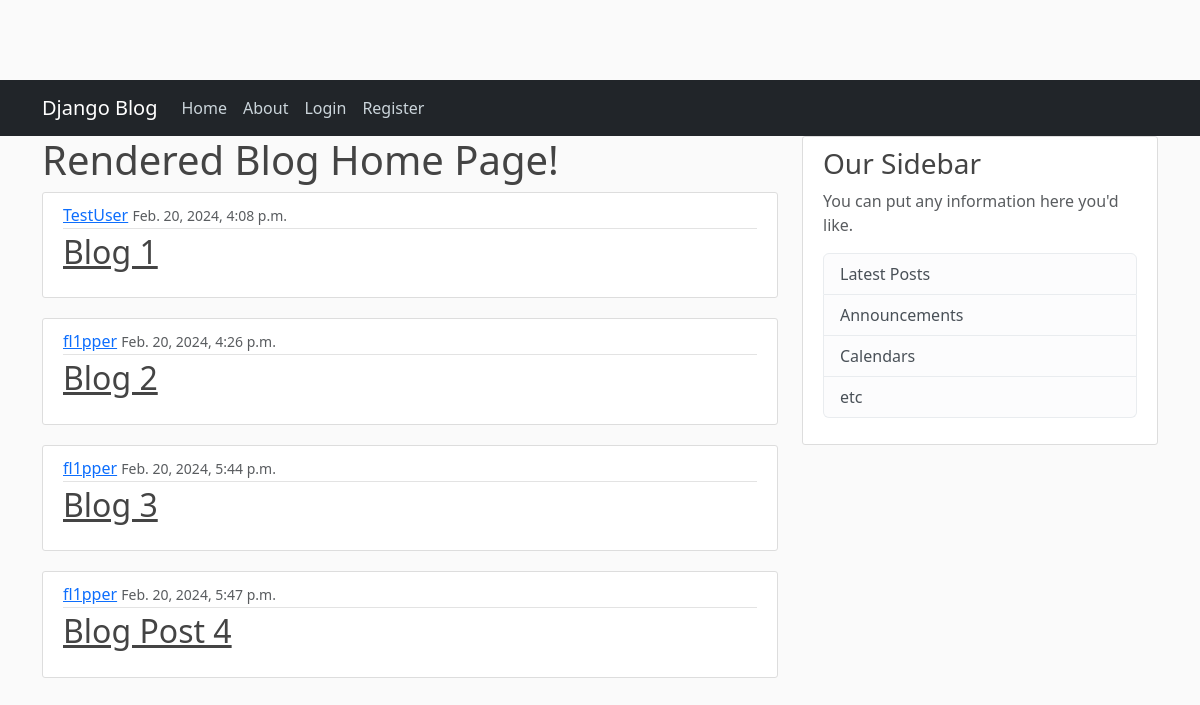
The page / on the database its author committed.
### blog/models.py (models this page shows, shortened)
class Post(models.Model):
    title = models.CharField(max_length = 100)
    post = models.TextField()
    date_posted = models.DateTimeField(default=timezone.now)    # auto_now=True (can be used for last modified); auto_now_add=True (can be used here but we won't be able to change this data in future)
    author = models.ForeignKey(User, on_delete=models.CASCADE)  # if a user is deleted, then delete the corresponding many posts (1-to-many relationship) using CASCADE

### blog/views.py (the view)
# urls.py: path("", views.rendered_home, name="blog-home"),
def rendered_home(request):
    context = {"posts": Post.objects.all()}
    return render(request, 'blog/home.html', context)

### blog/templates/blog/home.html (shortened to what this page needs)
{% extends "blog/base.html" %}
{% block content %}
    <h1>Rendered Blog Home Page!</h1>
    {% for post in posts %}
    <article class="media content-section">
        <div class="media-body">
          <div class="article-metadata">
            <a class="mr-2" href="#">{{ post.author }}</a>
            <small class="text-muted">{{ post.date_posted }}</small>
          </div>
          <h2><a class="article-title" href="#">{{ post.title }}</a></h2>
        </div>
      </article>
    {% endfor %}
{% endblock content %}

### blog/templates/blog/base.html (shortened to what this page needs)
{% load static %}
<!DOCTYPE html>
<html lang="en">
<head>
    <link href="https://cdn.jsdelivr.net/npm/bootstrap@5.3.2/dist/css/bootstrap.min.css" rel="stylesheet">
    <link rel="stylesheet" href="{% static 'blog/main.css' %}">
</head>
<body>
    <header class="site-header">
        <nav class="navbar navbar-expand-md bg-dark sticky-top" data-bs-theme="dark">
          <div class="container">
            <a class="navbar-brand mr-4" href="{% url 'blog-home' %}">Django Blog</a>
            <div class="collapse navbar-collapse" id="navbarToggle">
              <div class="navbar-nav mr-auto">
                <a class="nav-item nav-link" href="{% url 'blog-home' %}">Home</a>
                <a class="nav-item nav-link" href="{% url 'blog-about' %}">About</a>
              </div>
              <div class="navbar-nav">
                {% if user.is_authenticated %}
                  <a class="nav-item nav-link" href="{% url 'profile' %}">Profile</a>
                  <form method="post" action="{% url 'logout' %}">
                    {% csrf_token %}
                    <button class="btn btn-link nav-item nav-link" type="submit">Logout</button>
                  </form>
                {% else %}
                  <a class="nav-item nav-link" href="{% url 'login' %}">Login</a>
                  <a class="nav-item nav-link" href="{% url 'registration' %}">Register</a>
                {% endif %}
              </div>
            </div>
          </div>
        </nav>
      </header>
      <main role="main" class="container">
        <div class="row">
          <div class="col-md-8">
            {% block content %}{% endblock %}
          </div>
          <div class="col-md-4">
            <div class="content-section">
              <h3>Our Sidebar</h3>
              <p class='text-muted'>You can put any information here you'd like.
                <ul class="list-group">
                  <li class="list-group-item list-group-item-light">Latest Posts</li>
                  <li class="list-group-item list-group-item-light">Announcements</li>
                  <li class="list-group-item list-group-item-light">Calendars</li>
                  <li class="list-group-item list-group-item-light">etc</li>
                </ul>
              </p>
            </div>
          </div>
        </div>
      </main>
</body>
</html>

### blog/static/blog/main.css (style rules this page uses)
body { background: #fafafa; color: #333333; margin-top: 5rem; }
h1, h2, h3, h4, h5, h6 { color: #444444; }
ul { margin: 0; }
.site-header .navbar-nav .nav-link { color: #cbd5db; }
.content-section { background: #ffffff; padding: 10px 20px; border: 1px solid #dddddd; border-radius: 3px; margin-bottom: 20px; }
.article-title { color: #444444; }
.article-metadata { padding-bottom: 1px; margin-bottom: 4px; border-bottom: 1px solid #e3e3e3 }

### rows shown on the page
Post: author "TestUser", date_posted "Feb. 20, 2024, 4:08 p.m.", title "Blog 1"
Post: author "fl1pper", date_posted "Feb. 20, 2024, 4:26 p.m.", title "Blog 2"
Post: author "fl1pper", date_posted "Feb. 20, 2024, 5:44 p.m.", title "Blog 3"
Post: author "fl1pper", date_posted "Feb. 20, 2024, 5:47 p.m.", title "Blog Post 4"
